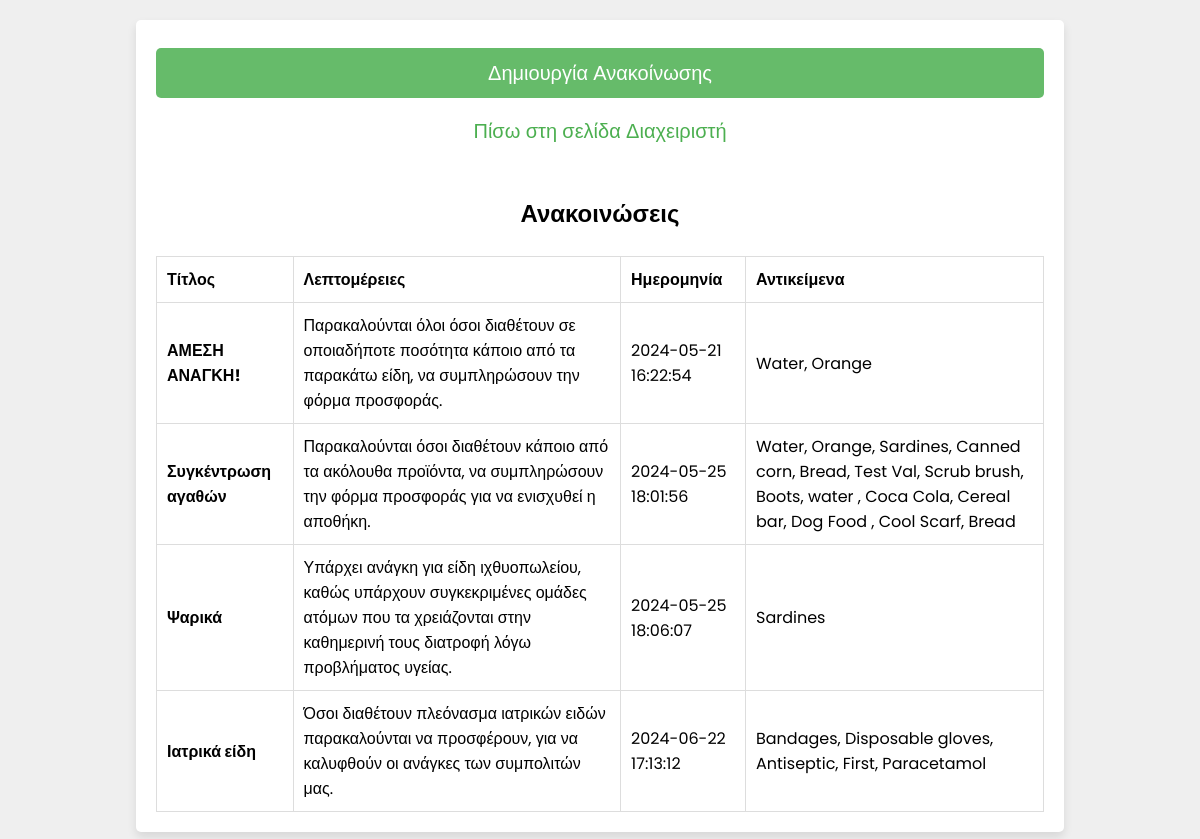
Screenshot of /announcements.php (signed in) with the database file from the repository.
### tables this page shows
CREATE TABLE `announcements` (
  `id` int(255) NOT NULL,
  `title` varchar(255) NOT NULL,
  `details` text NOT NULL,
  `date` datetime NOT NULL,
  `item_ids` varchar(255) NOT NULL
);

### announcements.php (the view, shortened to what this page needs)
<?php
@include 'config.php';
$items = [];
$item_result = $conn->query("SELECT id, name FROM items");
while ($item_row = $item_result->fetch_assoc()) {
    $items[$item_row['id']] = $item_row['name'];
}
?>
<!DOCTYPE html>
<html lang="el">
<head>
    <link rel="stylesheet" href="css/style.css">
</head>
<body>
    <div class="form-container">
        <form id="initialize_form" action="" method="post">
            <input type="button" id="j_button" class="form-btn" onclick="window.location.href = 'create_announcement.php'" value="Δημιουργία Ανακοίνωσης"><br>
            <p><a href="admin_page.php">Πίσω στη σελίδα Διαχειριστή</a></p>
            <br><br>
            <h2>Ανακοινώσεις</h2><br>
            <table class="table" id="announcementsTable">
                <thead>
                    <tr>
                        <th scope="col">Τίτλος</th>
                        <th scope="col">Λεπτομέρειες</th>
                        <th scope="col">Ημερομηνία</th>
                        <th scope="col">Αντικείμενα</th>
                    </tr>
                </thead>
                <tbody>
                    <?php
                    $result = $conn->query("SELECT * FROM announcements");
                    if ($result->num_rows > 0) {
                        while ($row = $result->fetch_assoc()) {
                            $item_ids = explode(',', $row['item_ids']);
                            $item_names = array_map(function($id) use ($items) {
                                return $items[$id];
                            }, $item_ids);
                            $item_names_str = implode(', ', $item_names);
                            echo '<tr>
                                <th scope="row">'.$row['title'].'</th>
                                <td>'.$row['details'].'</td>
                                <td>'.$row['date'].'</td>
                                <td>'.$item_names_str.'</td>
                            </tr>';
                        }
                    } else {
                        echo "<tr><td colspan='4'>No announcements found</td></tr>";
                    }
                    ?>
                </tbody>
            </table>
        </form>
    </div>
</body>
</html>

### css/style.css (style rules this page uses)
html { scroll-behavior: smooth; font-size: 16px; }
* { font-family: 'Poppins', sans-serif; margin: 0; padding: 0; box-sizing: border-box; outline: none; border: none; text-decoration: none; }
.form-container { min-height: 100vh; display: flex; align-items: center; justify-content: center; padding: 1.25rem; padding-bottom: 3.75rem; background: #efefef; }
.form-container form { padding: 1.25rem; border-radius: 0.3125rem; box-shadow: 0 0.3125rem 0.625rem rgba(0, 0, 0, .1); background: #FFF; text-align: center; max-width: 80%; width: 100%; }
.form-container form input, .form-container form select, .form-container form textarea { width: 100%; padding: 0.625rem 0.9375rem; font-size: 1.0625rem; margin: 0.5rem 0; background: #E0F7FA; border-radius: 0.3125rem; }
.form-container form .form-btn { background: #66BB6A; color: #FFF; text-transform: capitalize; font-size: 1.25rem; cursor: pointer; }
.form-container form p { margin-top: 0.625rem; font-size: 1.25rem; color: #333; }
.form-container form p a { color: #4CAF50; }
table { width: 100%; border-collapse: collapse; }
th, td { padding: 0.625rem; border: 0.0625rem solid #ddd; text-align: left; }

### rows the page displays
announcements: title "ΑΜΕΣΗ ΑΝΑΓΚΗ!", details "Παρακαλούνται όλοι όσοι διαθέτουν σε οποιαδήποτε ποσότητα κάποιο από τα παρακάτω είδη, να συμπληρώσουν την φόρμα προσφοράς.", date "2024-05-21 16:22:54", item_ids "Water, Orange"
announcements: title "Συγκέντρωση αγαθών", details "Παρακαλούνται όσοι διαθέτουν κάποιο από τα ακόλουθα προϊόντα, να συμπληρώσουν την φόρμα προσφοράς για να ενισχυθεί η αποθήκη.", date "2024-05-25 18:01:56", item_ids "Water, Orange, Sardines, Canned corn, Bread, Test Val, Scrub brush, Boots, water , Coca Cola, Cereal bar, Dog Food , Cool Scarf, Bread"
announcements: title "Ψαρικά", details "Υπάρχει ανάγκη για είδη ιχθυοπωλείου, καθώς υπάρχουν συγκεκριμένες ομάδες ατόμων που τα χρειάζονται στην καθημερινή τους διατροφή λόγω προβλήματος υγείας.", date "2024-05-25 18:06:07", item_ids "Sardines"
announcements: title "Ιατρικά είδη", details "Όσοι διαθέτουν πλεόνασμα ιατρικών ειδών παρακαλούνται να προσφέρουν, για να καλυφθούν οι ανάγκες των συμπολιτών μας.", date "2024-06-22 17:13:12", item_ids "Bandages, Disposable gloves, Antiseptic, First, Paracetamol"
